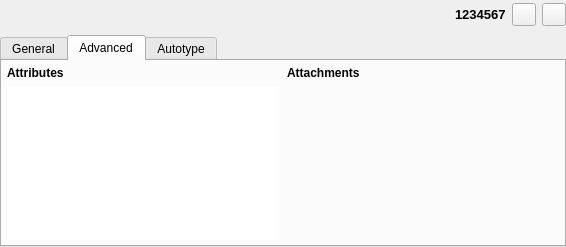
<?xml version="1.0" encoding="UTF-8"?>
<ui version="4.0">
 <class>EntryPreviewWidget</class>
 <widget class="QWidget" name="EntryPreviewWidget">
  <property name="geometry">
   <rect>
    <x>0</x>
    <y>0</y>
    <width>566</width>
    <height>247</height>
   </rect>
  </property>
  <layout class="QVBoxLayout" name="verticalLayout_7">
   <property name="spacing">
    <number>0</number>
   </property>
   <property name="leftMargin">
    <number>0</number>
   </property>
   <property name="topMargin">
    <number>0</number>
   </property>
   <property name="rightMargin">
    <number>0</number>
   </property>
   <property name="bottomMargin">
    <number>0</number>
   </property>
   <item>
    <widget class="QStackedWidget" name="stackedWidget">
     <property name="currentIndex">
      <number>0</number>
     </property>
     <widget class="QWidget" name="pageEntry">
      <layout class="QVBoxLayout" name="verticalLayout_3">
       <property name="leftMargin">
        <number>0</number>
       </property>
       <property name="topMargin">
        <number>0</number>
       </property>
       <property name="rightMargin">
        <number>0</number>
       </property>
       <property name="bottomMargin">
        <number>0</number>
       </property>
       <item>
        <layout class="QHBoxLayout" name="entryHorizontalLayout" stretch="0,0,0,0">
         <property name="sizeConstraint">
          <enum>QLayout::SetDefaultConstraint</enum>
         </property>
         <property name="leftMargin">
          <number>5</number>
         </property>
         <property name="topMargin">
          <number>3</number>
         </property>
         <property name="bottomMargin">
          <number>3</number>
         </property>
         <item>
          <layout class="QHBoxLayout" name="horizontalLayout">
           <property name="spacing">
            <number>12</number>
           </property>
           <item>
            <widget class="QLabel" name="entryIcon">
             <property name="sizePolicy">
              <sizepolicy hsizetype="Minimum" vsizetype="Preferred">
               <horstretch>0</horstretch>
               <verstretch>0</verstretch>
              </sizepolicy>
             </property>
             <property name="minimumSize">
              <size>
               <width>16</width>
               <height>0</height>
              </size>
             </property>
             <property name="text">
              <string/>
             </property>
            </widget>
           </item>
           <item>
            <widget class="ElidedLabel" name="entryTitleLabel">
             <property name="sizePolicy">
              <sizepolicy hsizetype="Expanding" vsizetype="Preferred">
               <horstretch>0</horstretch>
               <verstretch>0</verstretch>
              </sizepolicy>
             </property>
             <property name="font">
              <font>
               <pointsize>12</pointsize>
              </font>
             </property>
             <property name="textFormat">
              <enum>Qt::AutoText</enum>
             </property>
            </widget>
           </item>
          </layout>
         </item>
         <item>
          <widget class="QLabel" name="entryTotpLabel">
           <property name="font">
            <font>
             <pointsize>10</pointsize>
             <weight>75</weight>
             <bold>true</bold>
            </font>
           </property>
           <property name="text">
            <string notr="true">1234567</string>
           </property>
          </widget>
         </item>
         <item>
          <widget class="QToolButton" name="entryTotpButton">
           <property name="toolTip">
            <string>Display current TOTP value</string>
           </property>
           <property name="text">
            <string/>
           </property>
           <property name="checkable">
            <bool>true</bool>
           </property>
          </widget>
         </item>
         <item>
          <widget class="QToolButton" name="entryCloseButton">
           <property name="toolTip">
            <string>Close</string>
           </property>
           <property name="text">
            <string/>
           </property>
          </widget>
         </item>
        </layout>
       </item>
       <item>
        <widget class="QTabWidget" name="entryTabWidget">
         <property name="currentIndex">
          <number>1</number>
         </property>
         <property name="documentMode">
          <bool>false</bool>
         </property>
         <property name="tabsClosable">
          <bool>false</bool>
         </property>
         <property name="movable">
          <bool>false</bool>
         </property>
         <widget class="QWidget" name="entryGeneralTab">
          <attribute name="title">
           <string>General</string>
          </attribute>
          <layout class="QVBoxLayout" name="verticalLayout_5">
           <item>
            <widget class="QWidget" name="entryGeneralWidget" native="true">
             <layout class="QGridLayout" name="gridLayout">
              <property name="leftMargin">
               <number>0</number>
              </property>
              <property name="topMargin">
               <number>0</number>
              </property>
              <property name="rightMargin">
               <number>0</number>
              </property>
              <property name="bottomMargin">
               <number>0</number>
              </property>
              <item row="1" column="1">
               <widget class="QLabel" name="entryPasswordTitleLabel">
                <property name="sizePolicy">
                 <sizepolicy hsizetype="Minimum" vsizetype="Preferred">
                  <horstretch>0</horstretch>
                  <verstretch>0</verstretch>
                 </sizepolicy>
                </property>
                <property name="font">
                 <font>
                  <weight>75</weight>
                  <bold>true</bold>
                 </font>
                </property>
                <property name="text">
                 <string>Password</string>
                </property>
                <property name="alignment">
                 <set>Qt::AlignRight|Qt::AlignTrailing|Qt::AlignVCenter</set>
                </property>
               </widget>
              </item>
              <item row="0" column="0">
               <spacer name="entryLeftHorizontalSpacer">
                <property name="orientation">
                 <enum>Qt::Horizontal</enum>
                </property>
                <property name="sizeType">
                 <enum>QSizePolicy::Fixed</enum>
                </property>
                <property name="sizeHint" stdset="0">
                 <size>
                  <width>20</width>
                  <height>20</height>
                 </size>
                </property>
               </spacer>
              </item>
              <item row="1" column="2" colspan="2">
               <layout class="QHBoxLayout" name="horizontalLayout_2" stretch="0,0">
                <property name="spacing">
                 <number>6</number>
                </property>
                <property name="leftMargin">
                 <number>4</number>
                </property>
                <item>
                 <widget class="QToolButton" name="togglePasswordButton">
                  <property name="text">
                   <string/>
                  </property>
                  <property name="checkable">
                   <bool>true</bool>
                  </property>
                 </widget>
                </item>
                <item>
                 <widget class="QLineEdit" name="entryPasswordLabel">
                  <property name="minimumSize">
                   <size>
                    <width>150</width>
                    <height>0</height>
                   </size>
                  </property>
                  <property name="focusPolicy">
                   <enum>Qt::ClickFocus</enum>
                  </property>
                  <property name="text">
                   <string notr="true">password</string>
                  </property>
                  <property name="frame">
                   <bool>false</bool>
                  </property>
                  <property name="dragEnabled">
                   <bool>true</bool>
                  </property>
                  <property name="readOnly">
                   <bool>true</bool>
                  </property>
                 </widget>
                </item>
               </layout>
              </item>
              <item row="0" column="4">
               <spacer name="entryMiddleHorizontalSpacer">
                <property name="orientation">
                 <enum>Qt::Horizontal</enum>
                </property>
                <property name="sizeType">
                 <enum>QSizePolicy::Fixed</enum>
                </property>
                <property name="sizeHint" stdset="0">
                 <size>
                  <width>10</width>
                  <height>20</height>
                 </size>
                </property>
               </spacer>
              </item>
              <item row="0" column="6">
               <widget class="ElidedLabel" name="entryUrlLabel">
                <property name="sizePolicy">
                 <sizepolicy hsizetype="Expanding" vsizetype="Preferred">
                  <horstretch>0</horstretch>
                  <verstretch>0</verstretch>
                 </sizepolicy>
                </property>
                <property name="minimumSize">
                 <size>
                  <width>150</width>
                  <height>0</height>
                 </size>
                </property>
                <property name="cursor">
                 <cursorShape>PointingHandCursor</cursorShape>
                </property>
                <property name="focusPolicy">
                 <enum>Qt::ClickFocus</enum>
                </property>
                <property name="text">
                 <string notr="true">https://example.com</string>
                </property>
                <property name="textInteractionFlags">
                 <set>Qt::LinksAccessibleByKeyboard|Qt::LinksAccessibleByMouse</set>
                </property>
               </widget>
              </item>
              <item row="2" column="1">
               <widget class="QLabel" name="entryNotesTitleLabel">
                <property name="sizePolicy">
                 <sizepolicy hsizetype="Minimum" vsizetype="Preferred">
                  <horstretch>0</horstretch>
                  <verstretch>0</verstretch>
                 </sizepolicy>
                </property>
                <property name="font">
                 <font>
                  <weight>75</weight>
                  <bold>true</bold>
                 </font>
                </property>
                <property name="text">
                 <string>Notes</string>
                </property>
                <property name="alignment">
                 <set>Qt::AlignRight|Qt::AlignTop|Qt::AlignTrailing</set>
                </property>
               </widget>
              </item>
              <item row="1" column="5">
               <widget class="QLabel" name="entryExpirationTitleLabel">
                <property name="sizePolicy">
                 <sizepolicy hsizetype="Minimum" vsizetype="Preferred">
                  <horstretch>0</horstretch>
                  <verstretch>0</verstretch>
                 </sizepolicy>
                </property>
                <property name="font">
                 <font>
                  <weight>75</weight>
                  <bold>true</bold>
                 </font>
                </property>
                <property name="text">
                 <string>Expiration</string>
                </property>
                <property name="alignment">
                 <set>Qt::AlignRight|Qt::AlignTrailing|Qt::AlignVCenter</set>
                </property>
               </widget>
              </item>
              <item row="1" column="6">
               <widget class="QLabel" name="entryExpirationLabel">
                <property name="sizePolicy">
                 <sizepolicy hsizetype="Expanding" vsizetype="Preferred">
                  <horstretch>0</horstretch>
                  <verstretch>0</verstretch>
                 </sizepolicy>
                </property>
                <property name="text">
                 <string notr="true">expired</string>
                </property>
               </widget>
              </item>
              <item row="2" column="5" alignment="Qt::AlignTop">
               <widget class="QLabel" name="entryTagsTitleLabel">
                <property name="sizePolicy">
                 <sizepolicy hsizetype="Minimum" vsizetype="Preferred">
                  <horstretch>0</horstretch>
                  <verstretch>0</verstretch>
                 </sizepolicy>
                </property>
                <property name="font">
                 <font>
                  <weight>75</weight>
                  <bold>true</bold>
                 </font>
                </property>
                <property name="text">
                 <string>Tags</string>
                </property>
                <property name="alignment">
                 <set>Qt::AlignRight|Qt::AlignTrailing|Qt::AlignVCenter</set>
                </property>
               </widget>
              </item>
              <item row="2" column="6" alignment="Qt::AlignTop">
               <widget class="TagsWidget" name="tagsList">
                <property name="accessibleName">
                 <string>Tags list</string>
                </property>
               </widget>
              </item>
              <item row="2" column="0">
               <spacer name="entryLeftHorizontalSpacer_5">
                <property name="orientation">
                 <enum>Qt::Horizontal</enum>
                </property>
                <property name="sizeType">
                 <enum>QSizePolicy::Fixed</enum>
                </property>
                <property name="sizeHint" stdset="0">
                 <size>
                  <width>20</width>
                  <height>20</height>
                 </size>
                </property>
               </spacer>
              </item>
              <item row="1" column="0">
               <spacer name="entryLeftHorizontalSpacer_2">
                <property name="orientation">
                 <enum>Qt::Horizontal</enum>
                </property>
                <property name="sizeType">
                 <enum>QSizePolicy::Fixed</enum>
                </property>
                <property name="sizeHint" stdset="0">
                 <size>
                  <width>20</width>
                  <height>30</height>
                 </size>
                </property>
               </spacer>
              </item>
              <item row="2" column="2">
               <layout class="QHBoxLayout" name="horizontalLayout_3" stretch="0,0">
                <property name="spacing">
                 <number>6</number>
                </property>
                <property name="leftMargin">
                 <number>4</number>
                </property>
                <item alignment="Qt::AlignTop">
                 <widget class="QToolButton" name="toggleEntryNotesButton">
                  <property name="text">
                   <string/>
                  </property>
                  <property name="checkable">
                   <bool>true</bool>
                  </property>
                 </widget>
                </item>
                <item>
                 <widget class="QTextEdit" name="entryNotesTextEdit">
                  <property name="focusPolicy">
                   <enum>Qt::ClickFocus</enum>
                  </property>
                  <property name="frameShape">
                   <enum>QFrame::NoFrame</enum>
                  </property>
                  <property name="frameShadow">
                   <enum>QFrame::Plain</enum>
                  </property>
                  <property name="lineWidth">
                   <number>0</number>
                  </property>
                  <property name="tabChangesFocus">
                   <bool>true</bool>
                  </property>
                  <property name="readOnly">
                   <bool>true</bool>
                  </property>
                 </widget>
                </item>
               </layout>
              </item>
              <item row="0" column="1">
               <widget class="QLabel" name="entryUsernameTitleLabel">
                <property name="sizePolicy">
                 <sizepolicy hsizetype="Minimum" vsizetype="Preferred">
                  <horstretch>0</horstretch>
                  <verstretch>0</verstretch>
                 </sizepolicy>
                </property>
                <property name="font">
                 <font>
                  <weight>75</weight>
                  <bold>true</bold>
                 </font>
                </property>
                <property name="layoutDirection">
                 <enum>Qt::LeftToRight</enum>
                </property>
                <property name="text">
                 <string>Username</string>
                </property>
                <property name="alignment">
                 <set>Qt::AlignRight|Qt::AlignTrailing|Qt::AlignVCenter</set>
                </property>
               </widget>
              </item>
              <item row="1" column="4">
               <spacer name="entryMiddleHorizontalSpacer_3">
                <property name="orientation">
                 <enum>Qt::Horizontal</enum>
                </property>
                <property name="sizeType">
                 <enum>QSizePolicy::Fixed</enum>
                </property>
                <property name="sizeHint" stdset="0">
                 <size>
                  <width>10</width>
                  <height>20</height>
                 </size>
                </property>
               </spacer>
              </item>
              <item row="0" column="5">
               <widget class="QLabel" name="entryUrlTitleLabel">
                <property name="sizePolicy">
                 <sizepolicy hsizetype="Minimum" vsizetype="Preferred">
                  <horstretch>0</horstretch>
                  <verstretch>0</verstretch>
                 </sizepolicy>
                </property>
                <property name="font">
                 <font>
                  <weight>75</weight>
                  <bold>true</bold>
                 </font>
                </property>
                <property name="text">
                 <string>URL</string>
                </property>
                <property name="alignment">
                 <set>Qt::AlignRight|Qt::AlignTrailing|Qt::AlignVCenter</set>
                </property>
               </widget>
              </item>
              <item row="0" column="2">
               <widget class="QLineEdit" name="entryUsernameLabel">
                <property name="minimumSize">
                 <size>
                  <width>150</width>
                  <height>0</height>
                 </size>
                </property>
                <property name="focusPolicy">
                 <enum>Qt::ClickFocus</enum>
                </property>
                <property name="text">
                 <string notr="true">username</string>
                </property>
                <property name="frame">
                 <bool>false</bool>
                </property>
                <property name="cursorPosition">
                 <number>8</number>
                </property>
                <property name="dragEnabled">
                 <bool>true</bool>
                </property>
                <property name="readOnly">
                 <bool>true</bool>
                </property>
               </widget>
              </item>
             </layout>
            </widget>
           </item>
          </layout>
         </widget>
         <widget class="QWidget" name="entryAdvancedTab">
          <attribute name="title">
           <string>Advanced</string>
          </attribute>
          <layout class="QGridLayout" name="gridLayout_1">
           <property name="leftMargin">
            <number>5</number>
           </property>
           <property name="topMargin">
            <number>5</number>
           </property>
           <property name="rightMargin">
            <number>5</number>
           </property>
           <property name="bottomMargin">
            <number>5</number>
           </property>
           <property name="horizontalSpacing">
            <number>8</number>
           </property>
           <item row="0" column="1">
            <widget class="QLabel" name="attachmentsTitleLabel">
             <property name="sizePolicy">
              <sizepolicy hsizetype="Minimum" vsizetype="Preferred">
               <horstretch>0</horstretch>
               <verstretch>0</verstretch>
              </sizepolicy>
             </property>
             <property name="font">
              <font>
               <weight>75</weight>
               <bold>true</bold>
              </font>
             </property>
             <property name="text">
              <string>Attachments</string>
             </property>
            </widget>
           </item>
           <item row="1" column="1">
            <widget class="EntryAttachmentsWidget" name="entryAttachmentsWidget" native="true">
             <property name="sizePolicy">
              <sizepolicy hsizetype="Expanding" vsizetype="Expanding">
               <horstretch>0</horstretch>
               <verstretch>0</verstretch>
              </sizepolicy>
             </property>
             <property name="focusPolicy">
              <enum>Qt::ClickFocus</enum>
             </property>
            </widget>
           </item>
           <item row="0" column="0">
            <widget class="QLabel" name="attributesTitleLabel">
             <property name="sizePolicy">
              <sizepolicy hsizetype="Minimum" vsizetype="Preferred">
               <horstretch>0</horstretch>
               <verstretch>0</verstretch>
              </sizepolicy>
             </property>
             <property name="font">
              <font>
               <weight>75</weight>
               <bold>true</bold>
              </font>
             </property>
             <property name="text">
              <string>Attributes</string>
             </property>
            </widget>
           </item>
           <item row="1" column="0">
            <widget class="QTableWidget" name="entryAttributesTable">
             <property name="focusPolicy">
              <enum>Qt::NoFocus</enum>
             </property>
             <property name="styleSheet">
              <string notr="true">QTableView::item {padding: 3px;}</string>
             </property>
             <property name="frameShape">
              <enum>QFrame::NoFrame</enum>
             </property>
             <property name="editTriggers">
              <set>QAbstractItemView::NoEditTriggers</set>
             </property>
             <property name="showDropIndicator" stdset="0">
              <bool>false</bool>
             </property>
             <property name="selectionMode">
              <enum>QAbstractItemView::NoSelection</enum>
             </property>
             <property name="showGrid">
              <bool>false</bool>
             </property>
             <property name="cornerButtonEnabled">
              <bool>false</bool>
             </property>
             <attribute name="horizontalHeaderVisible">
              <bool>false</bool>
             </attribute>
             <attribute name="horizontalHeaderStretchLastSection">
              <bool>true</bool>
             </attribute>
             <attribute name="verticalHeaderVisible">
              <bool>false</bool>
             </attribute>
            </widget>
           </item>
          </layout>
         </widget>
         <widget class="QWidget" name="entryAutotypeTab">
          <attribute name="title">
           <string>Autotype</string>
          </attribute>
          <layout class="QVBoxLayout" name="verticalLayout_4">
           <item>
            <widget class="QWidget" name="entryAutotypeWidget" native="true">
             <layout class="QGridLayout" name="gridLayout_3">
              <property name="leftMargin">
               <number>0</number>
              </property>
              <property name="topMargin">
               <number>0</number>
              </property>
              <property name="rightMargin">
               <number>0</number>
              </property>
              <property name="bottomMargin">
               <number>5</number>
              </property>
              <item row="0" column="0">
               <widget class="QLabel" name="entrySequenceTitleLabel">
                <property name="sizePolicy">
                 <sizepolicy hsizetype="Minimum" vsizetype="Preferred">
                  <horstretch>0</horstretch>
                  <verstretch>0</verstretch>
                 </sizepolicy>
                </property>
                <property name="font">
                 <font>
                  <weight>75</weight>
                  <bold>true</bold>
                 </font>
                </property>
                <property name="text">
                 <string>Default Sequence</string>
                </property>
                <property name="alignment">
                 <set>Qt::AlignRight|Qt::AlignTrailing|Qt::AlignVCenter</set>
                </property>
               </widget>
              </item>
              <item row="0" column="1">
               <widget class="QLabel" name="entrySequenceLabel">
                <property name="sizePolicy">
                 <sizepolicy hsizetype="Expanding" vsizetype="Preferred">
                  <horstretch>0</horstretch>
                  <verstretch>0</verstretch>
                 </sizepolicy>
                </property>
                <property name="text">
                 <string notr="true">sequence</string>
                </property>
                <property name="alignment">
                 <set>Qt::AlignLeading|Qt::AlignLeft|Qt::AlignVCenter</set>
                </property>
               </widget>
              </item>
             </layout>
            </widget>
           </item>
           <item>
            <widget class="QTreeWidget" name="entryAutotypeTree">
             <property name="focusPolicy">
              <enum>Qt::ClickFocus</enum>
             </property>
             <property name="frameShadow">
              <enum>QFrame::Sunken</enum>
             </property>
             <property name="showDropIndicator" stdset="0">
              <bool>true</bool>
             </property>
             <property name="rootIsDecorated">
              <bool>true</bool>
             </property>
             <property name="wordWrap">
              <bool>false</bool>
             </property>
             <property name="columnCount">
              <number>2</number>
             </property>
             <attribute name="headerCascadingSectionResizes">
              <bool>false</bool>
             </attribute>
             <attribute name="headerMinimumSectionSize">
              <number>50</number>
             </attribute>
             <attribute name="headerDefaultSectionSize">
              <number>250</number>
             </attribute>
             <attribute name="headerStretchLastSection">
              <bool>true</bool>
             </attribute>
             <column>
              <property name="text">
               <string>Window</string>
              </property>
             </column>
             <column>
              <property name="text">
               <string>Sequence</string>
              </property>
             </column>
            </widget>
           </item>
          </layout>
         </widget>
        </widget>
       </item>
      </layout>
     </widget>
     <widget class="QWidget" name="pageGroup">
      <layout class="QVBoxLayout" name="verticalLayout_13">
       <property name="leftMargin">
        <number>0</number>
       </property>
       <property name="topMargin">
        <number>0</number>
       </property>
       <property name="rightMargin">
        <number>0</number>
       </property>
       <property name="bottomMargin">
        <number>0</number>
       </property>
       <item>
        <layout class="QHBoxLayout" name="groupHorizontalLayout" stretch="0,0">
         <property name="sizeConstraint">
          <enum>QLayout::SetDefaultConstraint</enum>
         </property>
         <property name="leftMargin">
          <number>5</number>
         </property>
         <property name="topMargin">
          <number>3</number>
         </property>
         <property name="bottomMargin">
          <number>3</number>
         </property>
         <item>
          <layout class="QHBoxLayout" name="horizontalLayout_5">
           <property name="spacing">
            <number>12</number>
           </property>
           <item>
            <widget class="QLabel" name="groupIcon">
             <property name="sizePolicy">
              <sizepolicy hsizetype="Minimum" vsizetype="Preferred">
               <horstretch>0</horstretch>
               <verstretch>0</verstretch>
              </sizepolicy>
             </property>
             <property name="text">
              <string/>
             </property>
            </widget>
           </item>
           <item>
            <widget class="ElidedLabel" name="groupTitleLabel">
             <property name="sizePolicy">
              <sizepolicy hsizetype="Expanding" vsizetype="Preferred">
               <horstretch>0</horstretch>
               <verstretch>0</verstretch>
              </sizepolicy>
             </property>
             <property name="font">
              <font>
               <pointsize>12</pointsize>
              </font>
             </property>
             <property name="textFormat">
              <enum>Qt::AutoText</enum>
             </property>
            </widget>
           </item>
          </layout>
         </item>
         <item>
          <widget class="QToolButton" name="groupCloseButton">
           <property name="toolTip">
            <string>Close</string>
           </property>
           <property name="text">
            <string/>
           </property>
          </widget>
         </item>
        </layout>
       </item>
       <item>
        <widget class="QTabWidget" name="groupTabWidget">
         <property name="currentIndex">
          <number>0</number>
         </property>
         <property name="documentMode">
          <bool>false</bool>
         </property>
         <property name="tabsClosable">
          <bool>false</bool>
         </property>
         <property name="movable">
          <bool>false</bool>
         </property>
         <widget class="QWidget" name="groupGeneralTab">
          <attribute name="title">
           <string>General</string>
          </attribute>
          <layout class="QVBoxLayout" name="verticalLayout_8">
           <item>
            <widget class="QWidget" name="groupGeneralWidget" native="true">
             <layout class="QGridLayout" name="gridLayout_2" columnstretch="0,0,0,0">
              <property name="leftMargin">
               <number>0</number>
              </property>
              <property name="topMargin">
               <number>0</number>
              </property>
              <property name="rightMargin">
               <number>0</number>
              </property>
              <property name="bottomMargin">
               <number>0</number>
              </property>
              <item row="0" column="0">
               <spacer name="groupLeftHorizontalSpacer">
                <property name="orientation">
                 <enum>Qt::Horizontal</enum>
                </property>
                <property name="sizeType">
                 <enum>QSizePolicy::Fixed</enum>
                </property>
                <property name="sizeHint" stdset="0">
                 <size>
                  <width>20</width>
                  <height>20</height>
                 </size>
                </property>
               </spacer>
              </item>
              <item row="0" column="1">
               <widget class="QLabel" name="groupAutotypeTitleLabel">
                <property name="sizePolicy">
                 <sizepolicy hsizetype="Minimum" vsizetype="Preferred">
                  <horstretch>0</horstretch>
                  <verstretch>0</verstretch>
                 </sizepolicy>
                </property>
                <property name="font">
                 <font>
                  <weight>75</weight>
                  <bold>true</bold>
                 </font>
                </property>
                <property name="text">
                 <string>Autotype</string>
                </property>
                <property name="alignment">
                 <set>Qt::AlignRight|Qt::AlignTrailing|Qt::AlignVCenter</set>
                </property>
               </widget>
              </item>
              <item row="0" column="3">
               <widget class="QLabel" name="groupAutotypeLabel">
                <property name="sizePolicy">
                 <sizepolicy hsizetype="Expanding" vsizetype="Preferred">
                  <horstretch>0</horstretch>
                  <verstretch>0</verstretch>
                 </sizepolicy>
                </property>
               </widget>
              </item>
              <item row="1" column="1">
               <widget class="QLabel" name="groupSearchingTitleLabel">
                <property name="sizePolicy">
                 <sizepolicy hsizetype="Minimum" vsizetype="Preferred">
                  <horstretch>0</horstretch>
                  <verstretch>0</verstretch>
                 </sizepolicy>
                </property>
                <property name="font">
                 <font>
                  <weight>75</weight>
                  <bold>true</bold>
                 </font>
                </property>
                <property name="text">
                 <string>Searching</string>
                </property>
                <property name="alignment">
                 <set>Qt::AlignRight|Qt::AlignTrailing|Qt::AlignVCenter</set>
                </property>
               </widget>
              </item>
              <item row="1" column="3">
               <widget class="QLabel" name="groupSearchingLabel">
                <property name="sizePolicy">
                 <sizepolicy hsizetype="Expanding" vsizetype="Preferred">
                  <horstretch>0</horstretch>
                  <verstretch>0</verstretch>
                 </sizepolicy>
                </property>
               </widget>
              </item>
              <item row="2" column="1">
               <widget class="QLabel" name="groupExpirationTitleLabel">
                <property name="sizePolicy">
                 <sizepolicy hsizetype="Minimum" vsizetype="Preferred">
                  <horstretch>0</horstretch>
                  <verstretch>0</verstretch>
                 </sizepolicy>
                </property>
                <property name="font">
                 <font>
                  <weight>75</weight>
                  <bold>true</bold>
                 </font>
                </property>
                <property name="text">
                 <string>Expiration</string>
                </property>
                <property name="alignment">
                 <set>Qt::AlignRight|Qt::AlignTrailing|Qt::AlignVCenter</set>
                </property>
               </widget>
              </item>
              <item row="2" column="3">
               <widget class="QLabel" name="groupExpirationLabel">
                <property name="sizePolicy">
                 <sizepolicy hsizetype="Expanding" vsizetype="Preferred">
                  <horstretch>0</horstretch>
                  <verstretch>0</verstretch>
                 </sizepolicy>
                </property>
               </widget>
              </item>
              <item row="3" column="1">
               <widget class="QLabel" name="groupNotesTitleLabel">
                <property name="sizePolicy">
                 <sizepolicy hsizetype="Minimum" vsizetype="Preferred">
                  <horstretch>0</horstretch>
                  <verstretch>0</verstretch>
                 </sizepolicy>
                </property>
                <property name="font">
                 <font>
                  <weight>75</weight>
                  <bold>true</bold>
                 </font>
                </property>
                <property name="text">
                 <string>Notes</string>
                </property>
                <property name="alignment">
                 <set>Qt::AlignRight|Qt::AlignTop|Qt::AlignTrailing</set>
                </property>
               </widget>
              </item>
              <item row="3" column="2" colspan="2">
               <layout class="QHBoxLayout" name="horizontalLayout_4" stretch="0,0">
                <property name="spacing">
                 <number>6</number>
                </property>
                <property name="leftMargin">
                 <number>4</number>
                </property>
                <item alignment="Qt::AlignTop">
                 <widget class="QToolButton" name="toggleGroupNotesButton">
                  <property name="text">
                   <string/>
                  </property>
                  <property name="checkable">
                   <bool>true</bool>
                  </property>
                 </widget>
                </item>
                <item>
                 <widget class="QTextEdit" name="groupNotesTextEdit">
                  <property name="focusPolicy">
                   <enum>Qt::ClickFocus</enum>
                  </property>
                  <property name="frameShape">
                   <enum>QFrame::NoFrame</enum>
                  </property>
                  <property name="frameShadow">
                   <enum>QFrame::Plain</enum>
                  </property>
                  <property name="lineWidth">
                   <number>0</number>
                  </property>
                  <property name="tabChangesFocus">
                   <bool>true</bool>
                  </property>
                  <property name="readOnly">
                   <bool>true</bool>
                  </property>
                 </widget>
                </item>
               </layout>
              </item>
             </layout>
            </widget>
           </item>
          </layout>
         </widget>
         <widget class="QWidget" name="groupShareTab">
          <attribute name="title">
           <string>Share</string>
          </attribute>
          <layout class="QVBoxLayout" name="verticalLayout_12">
           <item>
            <widget class="QWidget" name="groupShareWidget" native="true">
             <layout class="QGridLayout" name="gridLayout_4">
              <property name="leftMargin">
               <number>0</number>
              </property>
              <property name="topMargin">
               <number>0</number>
              </property>
              <property name="rightMargin">
               <number>0</number>
              </property>
              <property name="bottomMargin">
               <number>0</number>
              </property>
              <item row="1" column="2">
               <widget class="QLabel" name="groupSharePathLabel">
                <property name="sizePolicy">
                 <sizepolicy hsizetype="Expanding" vsizetype="Preferred">
                  <horstretch>0</horstretch>
                  <verstretch>0</verstretch>
                 </sizepolicy>
                </property>
                <property name="text">
                 <string notr="true">&lt;path&gt;</string>
                </property>
               </widget>
              </item>
              <item row="1" column="1">
               <widget class="QLabel" name="groupShareTypeLabel">
                <property name="font">
                 <font>
                  <weight>75</weight>
                  <bold>true</bold>
                 </font>
                </property>
                <property name="text">
                 <string notr="true">&lt;type&gt;</string>
                </property>
                <property name="alignment">
                 <set>Qt::AlignRight|Qt::AlignTrailing|Qt::AlignVCenter</set>
                </property>
               </widget>
              </item>
              <item row="2" column="2">
               <spacer name="verticalSpacer">
                <property name="orientation">
                 <enum>Qt::Vertical</enum>
                </property>
                <property name="sizeHint" stdset="0">
                 <size>
                  <width>20</width>
                  <height>147</height>
                 </size>
                </property>
               </spacer>
              </item>
              <item row="1" column="0">
               <spacer name="horizontalSpacer">
                <property name="orientation">
                 <enum>Qt::Horizontal</enum>
                </property>
                <property name="sizeType">
                 <enum>QSizePolicy::Fixed</enum>
                </property>
                <property name="sizeHint" stdset="0">
                 <size>
                  <width>20</width>
                  <height>20</height>
                 </size>
                </property>
               </spacer>
              </item>
             </layout>
            </widget>
           </item>
          </layout>
         </widget>
        </widget>
       </item>
      </layout>
     </widget>
    </widget>
   </item>
  </layout>
  <action name="searchIcon">
   <property name="text">
    <string>Search</string>
   </property>
  </action>
  <action name="clearIcon">
   <property name="text">
    <string>Clear</string>
   </property>
  </action>
 </widget>
 <customwidgets>
  <customwidget>
   <class>EntryAttachmentsWidget</class>
   <extends>QWidget</extends>
   <header>gui/entry/EntryAttachmentsWidget.h</header>
   <container>1</container>
  </customwidget>
  <customwidget>
   <class>ElidedLabel</class>
   <extends>QLabel</extends>
   <header>gui/widgets/ElidedLabel.h</header>
  </customwidget>
  <customwidget>
   <class>TagsWidget</class>
   <extends>QWidget</extends>
   <header>gui/tag/TagsWidget.h</header>
   <container>1</container>
  </customwidget>
 </customwidgets>
 <tabstops>
  <tabstop>entryTotpButton</tabstop>
  <tabstop>entryCloseButton</tabstop>
  <tabstop>entryTabWidget</tabstop>
  <tabstop>togglePasswordButton</tabstop>
  <tabstop>toggleEntryNotesButton</tabstop>
  <tabstop>groupTabWidget</tabstop>
  <tabstop>toggleGroupNotesButton</tabstop>
  <tabstop>groupCloseButton</tabstop>
 </tabstops>
 <resources/>
 <connections/>
</ui>
